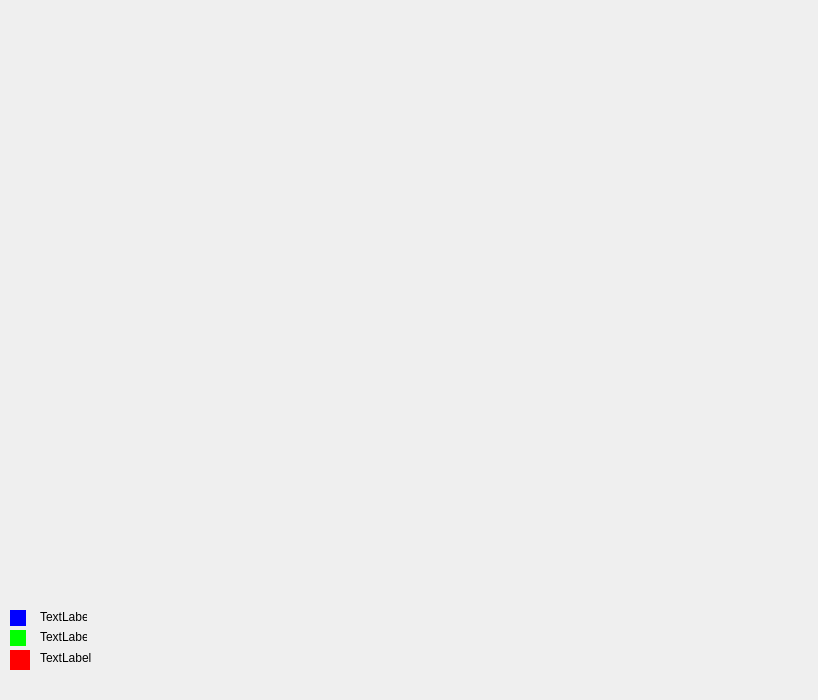
<?xml version="1.0" encoding="UTF-8"?>
<ui version="4.0">
 <class>stati</class>
 <widget class="QDialog" name="stati">
  <property name="geometry">
   <rect>
    <x>0</x>
    <y>0</y>
    <width>818</width>
    <height>700</height>
   </rect>
  </property>
  <property name="windowTitle">
   <string>Dialog</string>
  </property>
  <widget class="QLabel" name="label_2">
   <property name="geometry">
    <rect>
     <x>40</x>
     <y>610</y>
     <width>47</width>
     <height>13</height>
    </rect>
   </property>
   <property name="text">
    <string>TextLabel</string>
   </property>
  </widget>
  <widget class="QWidget" name="widget_6" native="true">
   <property name="geometry">
    <rect>
     <x>10</x>
     <y>630</y>
     <width>16</width>
     <height>16</height>
    </rect>
   </property>
   <property name="styleSheet">
    <string notr="true">background-color: rgb(0, 255, 0);</string>
   </property>
  </widget>
  <widget class="QWidget" name="widget_5" native="true">
   <property name="geometry">
    <rect>
     <x>10</x>
     <y>650</y>
     <width>20</width>
     <height>20</height>
    </rect>
   </property>
   <property name="styleSheet">
    <string notr="true">background-color: rgb(255, 0, 0);</string>
   </property>
  </widget>
  <widget class="QLabel" name="label_4">
   <property name="geometry">
    <rect>
     <x>40</x>
     <y>650</y>
     <width>131</width>
     <height>16</height>
    </rect>
   </property>
   <property name="text">
    <string>TextLabel</string>
   </property>
  </widget>
  <widget class="QWidget" name="widget" native="true">
   <property name="geometry">
    <rect>
     <x>10</x>
     <y>610</y>
     <width>16</width>
     <height>16</height>
    </rect>
   </property>
   <property name="styleSheet">
    <string notr="true">
background-color: rgb(0, 0, 255);</string>
   </property>
   <widget class="QWidget" name="widget_4" native="true">
    <property name="geometry">
     <rect>
      <x>10</x>
      <y>10</y>
      <width>16</width>
      <height>16</height>
     </rect>
    </property>
    <property name="styleSheet">
     <string notr="true">
background-color: rgb(0, 0, 255);</string>
    </property>
   </widget>
  </widget>
  <widget class="QLabel" name="label_3">
   <property name="geometry">
    <rect>
     <x>40</x>
     <y>630</y>
     <width>47</width>
     <height>13</height>
    </rect>
   </property>
   <property name="text">
    <string>TextLabel</string>
   </property>
  </widget>
 </widget>
 <resources/>
 <connections/>
</ui>
